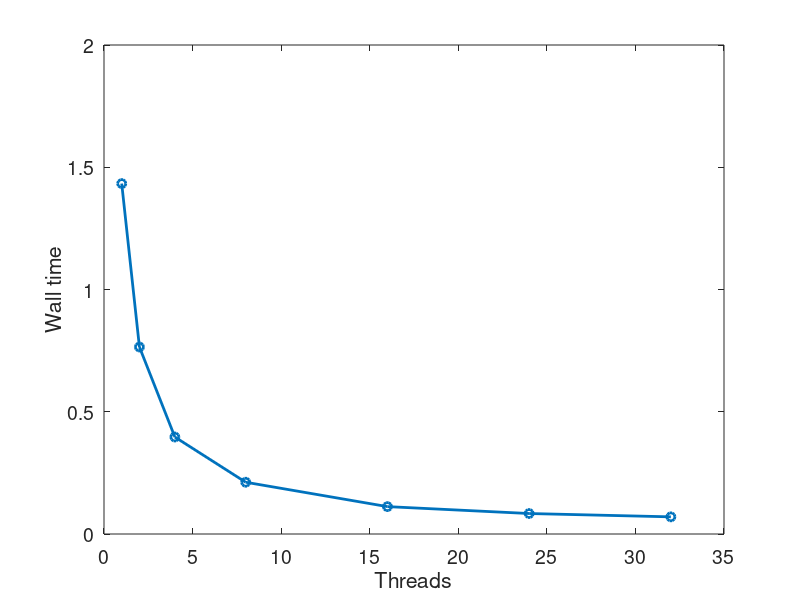

Reproduce this figure in MATLAB. (Note: this script raises an error after producing the figure.)
clear; close all; clc;
load times.csv
plot(times(:,1),times(:,2),'-o','LineWidth',2)
xlabel('Threads')
ylabel('Wall time')
set(gca,'fontsize',14);
set(gcf, 'Color', 'w');
export_fig 'timePlot.png'
